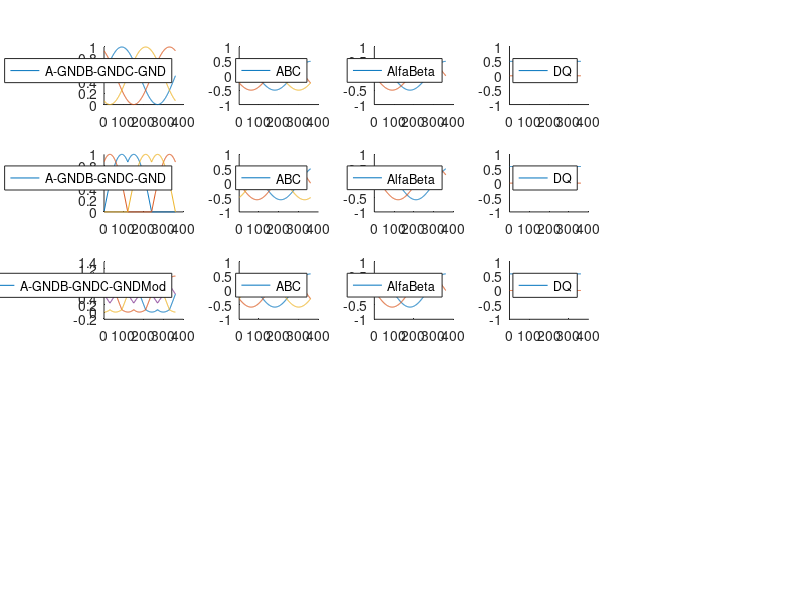

Recreate this plot in MATLAB.
close all;
clear all;

ang = 1:1:360;
                                                % SINOSUIDAL CONTROL
% PHASE TO GROUND VOLTAGES
sinA_GND = (sin(deg2rad(ang))+1)/2;
sinB_GND = (sin(deg2rad(ang+120))+1)/2;
sinC_GND = (sin(deg2rad(ang+240))+1)/2;

subplot(5,5,1);
hold on;
plot(sinA_GND);
plot(sinB_GND);
plot(sinC_GND);
legend(["A-GND","B-GND","C-GND"]);

% PHASE VOLTAGES
sinA = (sinB_GND-sinC_GND)/sqrt(3);
sinB = (sinC_GND-sinA_GND)/sqrt(3);
sinC = (sinA_GND-sinB_GND)/sqrt(3);

subplot(5,5,2);
hold on;
plot(sinA);
plot(sinB);
plot(sinC);
legend(["A","B","C"]);
ylim([-1,1]);

% ALFA BETA
sin_alfa = sinA;
sin_beta = (sinB - sinC)/sqrt(3);

subplot(5,5,3);
hold on;
plot(sin_alfa);
plot(sin_beta);
legend(["Alfa","Beta"]);
ylim([-1,1]);

% D-Q

for i = 1:1:360
    tet = deg2rad(-ang(i));
    sin_D(i) = cos(tet)*sin_alfa(i) + sin(tet)*sin_beta(i);
    sin_Q(i) = -sin(tet)*sin_alfa(i) + cos(tet)*sin_beta(i);
end
subplot(5,5,4);
hold on;
plot(sin_D);
plot(sin_Q);
legend(["D","Q"]);
ylim([-1,1]);

                                                    % DUPKOSINUS CONTROL

% PHASE TO GROUND VOLTAGES
sin_a = sin(deg2rad(ang));
sin_b = sin(deg2rad(ang+120));
sin_c = sin(deg2rad(ang+240));
for i = 1:1:360
    a = (abs(sin_a(i)));
    b = (abs(sin_b(i)));
    c = (abs(sin_c(i)));
    if i <= 120
        svmA_GND(i) = a;
        svmB_GND(i) = c;
        svmC_GND(i) = 0;
    elseif i <= 240
        svmA_GND(i) = b;
        svmB_GND(i) = 0;
        svmC_GND(i) = c;
    elseif i <= 360
        svmA_GND(i) = 0; 
        svmB_GND(i) = b;
        svmC_GND(i) = a;
    end
end

subplot(5,5,6);
hold on;
plot(svmA_GND);
plot(svmB_GND);
plot(svmC_GND);
legend(["A-GND","B-GND","C-GND"]);

% PHASE VOLTAGES
svmA = (svmB_GND-svmC_GND)/sqrt(3);
svmB = (svmC_GND-svmA_GND)/sqrt(3);
svmC = (svmA_GND-svmB_GND)/sqrt(3);

subplot(5,5,7);
hold on;
plot(svmA);
plot(svmB);
plot(svmC);
legend(["A","B","C"]);
ylim([-1,1]);

% ALFA BETA
svm_alfa = svmA;
svm_beta = (svmB - svmC)/sqrt(3);

subplot(5,5,8);
hold on;
plot(svm_alfa);
plot(svm_beta);
legend(["Alfa","Beta"]);
ylim([-1,1]);

% D-Q

for i = 1:1:360
    tet = deg2rad(-ang(i)+30);
    svm_D(i) = cos(tet)*svm_alfa(i) + sin(tet)*svm_beta(i);
    svm_Q(i) = -sin(tet)*svm_alfa(i) + cos(tet)*svm_beta(i);
end
subplot(5,5,9);
hold on;
plot(svm_D);
plot(svm_Q);
legend(["D","Q"]);
ylim([-1,1]);

                                                    % SINUS + TRIANGLE

stA_GND = (sin(deg2rad(ang)) - sawtooth(deg2rad(ang+90)*3,1/2)/4)/sqrt(3) + 0.5;
stB_GND = (sin(deg2rad(ang+120)) - sawtooth(deg2rad(ang+210)*3,1/2)/4)/sqrt(3) + 0.5;
stC_GND = (sin(deg2rad(ang+240)) - sawtooth(deg2rad(ang+330)*3,1/2)/4)/sqrt(3) + 0.5;
x = sawtooth(deg2rad(ang+90)*3,1/2)/4;

subplot(5,5,11);
hold on;
plot(stA_GND);
plot(stB_GND);
plot(stC_GND);
plot(x+0.5);
legend(["A-GND","B-GND","C-GND","Mod"]);

% PHASE VOLTAGES
stA = (stB_GND-stC_GND)/sqrt(3);
stB = (stC_GND-stA_GND)/sqrt(3);
stC = (stA_GND-stB_GND)/sqrt(3);

subplot(5,5,12);
hold on;
plot(stA);
plot(stB);
plot(stC);
legend(["A","B","C"]);
ylim([-1,1]);

% ALFA BETA
st_alfa = stA;
st_beta = (stB - stC)/sqrt(3);

subplot(5,5,13);
hold on;
plot(st_alfa);
plot(st_beta);
legend(["Alfa","Beta"]);
ylim([-1,1]);

% D-Q

for i = 1:1:360
    tet = deg2rad(-ang(i)+0);
    st_D(i) = cos(tet)*st_alfa(i) + sin(tet)*st_beta(i);
    st_Q(i) = -sin(tet)*st_alfa(i) + cos(tet)*st_beta(i);
end
subplot(5,5,14);
hold on;
plot(st_D);
plot(st_Q);
legend(["D","Q"]);
ylim([-1,1]);